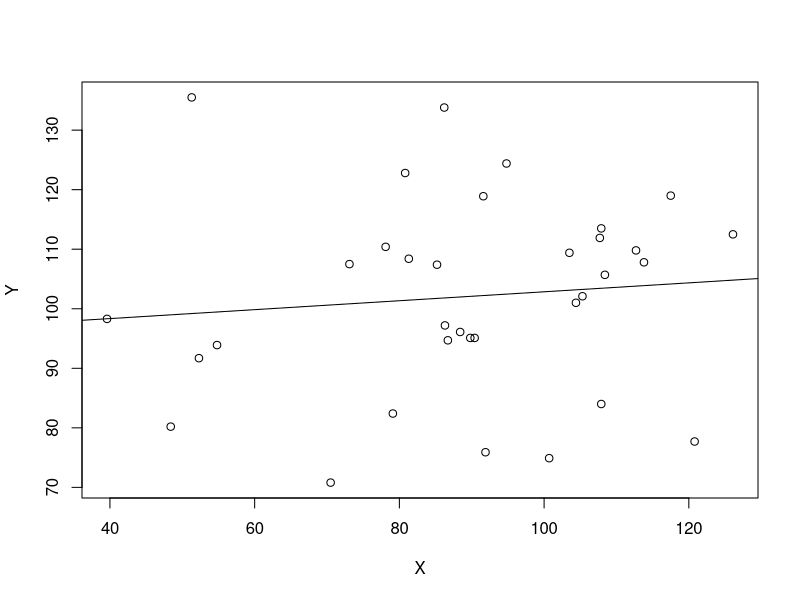

R code for this plot:
X = c(91.9,39.6,81.3,105.3,86.3,107.9,113.8,80.8,85.2,78.1,89.8,91.6,86.2,79.1, 86.7,107.7,117.5,94.8,48.4,73.1,70.5,107.9,100.7,51.3,90.4,112.7,108.4,103.5, 104.4,88.4,54.8,52.3,120.8,126.1)
Y = c(75.9,98.3,108.4,102.1,97.2,113.5,107.8,122.8,107.4,110.4,95.1,118.9,133.8, 82.4,94.7,111.9,119.0,124.4,80.2,107.5,70.8,84.0,74.9,135.5,95.1,109.8,105.7, 109.4,101.0,96.1,93.9,91.7,77.7,112.5)

model = lm(Y ~ X)
a = model$coefficients['(Intercept)']
b = model$coefficients['X']

plot(X, Y)
abline(model)
